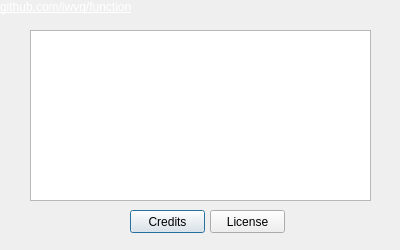
<?xml version="1.0" encoding="UTF-8"?>
<ui version="4.0">
 <class>AboutDialog</class>
 <widget class="QDialog" name="AboutDialog">
  <property name="geometry">
   <rect>
    <x>0</x>
    <y>0</y>
    <width>400</width>
    <height>250</height>
   </rect>
  </property>
  <property name="mouseTracking">
   <bool>true</bool>
  </property>
  <property name="windowTitle">
   <string>About</string>
  </property>
  <property name="styleSheet">
   <string notr="true">AboutDialog{
background-image: url(:/img/function.png);
}</string>
  </property>
  <widget class="QPushButton" name="pushButtonCredits">
   <property name="geometry">
    <rect>
     <x>130</x>
     <y>210</y>
     <width>75</width>
     <height>23</height>
    </rect>
   </property>
   <property name="text">
    <string>Credits</string>
   </property>
   <property name="checkable">
    <bool>true</bool>
   </property>
   <property name="autoExclusive">
    <bool>true</bool>
   </property>
  </widget>
  <widget class="QLabel" name="label_6">
   <property name="geometry">
    <rect>
     <x>0</x>
     <y>0</y>
     <width>131</width>
     <height>15</height>
    </rect>
   </property>
   <property name="minimumSize">
    <size>
     <width>0</width>
     <height>15</height>
    </size>
   </property>
   <property name="maximumSize">
    <size>
     <width>16777215</width>
     <height>15</height>
    </size>
   </property>
   <property name="text">
    <string>&lt;html&gt;&lt;head/&gt;&lt;body&gt;&lt;p&gt;&lt;a href=&quot;https://github.com/iwvq/cellullar&quot;&gt;&lt;span style=&quot; text-decoration: underline; color:#ffffff;&quot;&gt;github.com/iwvq/function&lt;/span&gt;&lt;/a&gt;&lt;/p&gt;&lt;/body&gt;&lt;/html&gt;</string>
   </property>
   <property name="textFormat">
    <enum>Qt::RichText</enum>
   </property>
   <property name="alignment">
    <set>Qt::AlignRight|Qt::AlignTrailing|Qt::AlignVCenter</set>
   </property>
   <property name="openExternalLinks">
    <bool>true</bool>
   </property>
  </widget>
  <widget class="QTextEdit" name="textEdit">
   <property name="geometry">
    <rect>
     <x>30</x>
     <y>30</y>
     <width>341</width>
     <height>171</height>
    </rect>
   </property>
   <property name="lineWrapMode">
    <enum>QTextEdit::NoWrap</enum>
   </property>
  </widget>
  <widget class="QPushButton" name="pushButtonLicense">
   <property name="geometry">
    <rect>
     <x>210</x>
     <y>210</y>
     <width>75</width>
     <height>23</height>
    </rect>
   </property>
   <property name="text">
    <string>License</string>
   </property>
   <property name="checkable">
    <bool>true</bool>
   </property>
   <property name="autoExclusive">
    <bool>true</bool>
   </property>
  </widget>
  <widget class="QWidget" name="widget" native="true">
   <property name="geometry">
    <rect>
     <x>120</x>
     <y>110</y>
     <width>168</width>
     <height>71</height>
    </rect>
   </property>
   <property name="styleSheet">
    <string notr="true">Color:white;</string>
   </property>
   <layout class="QVBoxLayout" name="verticalLayout">
    <property name="spacing">
     <number>0</number>
    </property>
    <property name="leftMargin">
     <number>0</number>
    </property>
    <property name="topMargin">
     <number>9</number>
    </property>
    <property name="rightMargin">
     <number>0</number>
    </property>
    <property name="bottomMargin">
     <number>4</number>
    </property>
    <item>
     <widget class="QLabel" name="labelTitle">
      <property name="font">
       <font>
        <pointsize>10</pointsize>
        <weight>75</weight>
        <bold>true</bold>
       </font>
      </property>
      <property name="styleSheet">
       <string notr="true">color:#f0f0f0;</string>
      </property>
      <property name="text">
       <string>Function v0.5</string>
      </property>
      <property name="alignment">
       <set>Qt::AlignCenter</set>
      </property>
     </widget>
    </item>
    <item>
     <widget class="QLabel" name="labelBuildOn">
      <property name="styleSheet">
       <string notr="true"/>
      </property>
      <property name="text">
       <string>Build on Oct 22 2023 05:08:23.442</string>
      </property>
      <property name="alignment">
       <set>Qt::AlignCenter</set>
      </property>
     </widget>
    </item>
    <item>
     <widget class="QLabel" name="labelCopying">
      <property name="sizePolicy">
       <sizepolicy hsizetype="Preferred" vsizetype="Minimum">
        <horstretch>0</horstretch>
        <verstretch>0</verstretch>
       </sizepolicy>
      </property>
      <property name="text">
       <string>Copyright (c) 2023 Ivar Vilca</string>
      </property>
      <property name="alignment">
       <set>Qt::AlignCenter</set>
      </property>
     </widget>
    </item>
   </layout>
  </widget>
  <zorder>pushButtonLicense</zorder>
  <zorder>widget</zorder>
  <zorder>label_6</zorder>
  <zorder>pushButtonCredits</zorder>
  <zorder>textEdit</zorder>
 </widget>
 <resources/>
 <connections/>
</ui>
